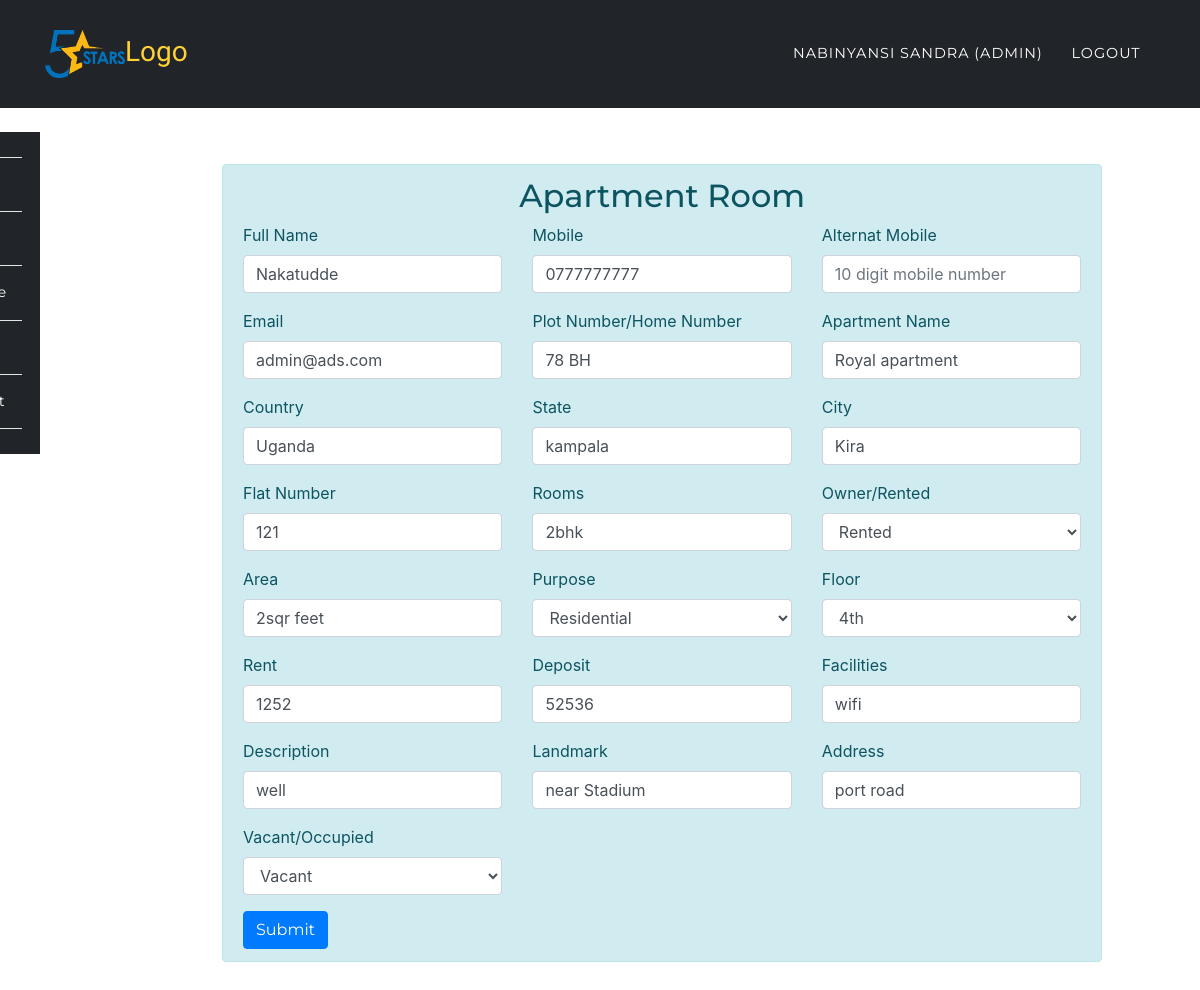
The page /app/update.php?id=3&act=ap (signed in) on the database its author committed.
### tables this page shows
CREATE TABLE `room_rental_registrations_apartment` (
  `id` int(10) UNSIGNED NOT NULL,
  `fullname` varchar(191) NOT NULL,
  `mobile` varchar(191) NOT NULL,
  `alternat_mobile` varchar(191) NOT NULL,
  `email` varchar(191) NOT NULL,
  `country` varchar(191) NOT NULL,
  `state` varchar(191) NOT NULL,
  `city` varchar(191) NOT NULL,
  `landmark` varchar(191) NOT NULL,
  `rent` varchar(191) NOT NULL,
  `deposit` varchar(191) NOT NULL,
  `plot_number` varchar(191) NOT NULL,
  `apartment_name` varchar(100) DEFAULT NULL,
  `ap_number_of_plats` varchar(100) DEFAULT NULL,
  `rooms` varchar(100) DEFAULT NULL,
  `floor` varchar(100) DEFAULT NULL,
  `purpose` varchar(100) DEFAULT NULL,
  `own` varchar(100) DEFAULT NULL,
  `area` varchar(100) DEFAULT NULL,
  `address` varchar(191) NOT NULL,
  `accommodation` varchar(191) NOT NULL,
  `description` varchar(191) NOT NULL,
  `image` varchar(191) DEFAULT NULL,
  `open_for_sharing` varchar(191) DEFAULT NULL,
  `other` varchar(191) DEFAULT NULL,
  `vacant` int(1) NOT NULL DEFAULT '1',
  `created_at` timestamp NULL DEFAULT CURRENT_TIMESTAMP,
  `updated_at` timestamp NULL DEFAULT CURRENT_TIMESTAMP,
  `user_id` int(10) DEFAULT NULL
);

### App/partials/edit/apartment.php (the view, shortened to what this page needs)
<div class="col-md-11 col-xs-12 col-sm-12"><br>
	<div class="alert alert-info" role="alert">
		<h2 class="text-center">Apartment Room</h2>
		<form action="" method="POST">
  	 <div class="row">
  	 	<div class="col-md-4">
	  	  <div class="form-group">
		    <label for="fullname">Full Name</label>
		    <input type="text" class="form-control" id="fullname" placeholder="Full Name" name="fullname" value="<?php echo $data['fullname']?$data['fullname']:''; ?>" required>
		  </div>
		 </div>
		<div class="col-md-4">
		  <div class="form-group">
		    <label for="mobile">Mobile</label>
		    <input type="text" class="form-control" pattern="^(\d{10})$" id="mobile" title="10 digit mobile number" placeholder="10 digit mobile number" name="mobile" value="<?php echo $data['mobile']?$data['mobile']:''; ?>" required>
		  </div>
		 </div>
		<div class="col-md-4">
		  <div class="form-group">
		    <label for="alternat_mobile">Alternat Mobile</label>
		    <input type="text" class="form-control" pattern="^(\d{10})$" id="alternat_mobile" title="10 digit mobile number" placeholder="10 digit mobile number" value="<?php echo $data['alternat_mobile']?$data['alternat_mobile']:''; ?>">
		  </div>
		</div>
	</div>
	<div class="row">
  	 	<div class="col-md-4">
		  <div class="form-group">
		    <label for="email">Email</label>
		    <input type="email" class="form-control" id="email" placeholder="Email" name="email" value="<?php echo $data['email']?$data['email']:''; ?>" required>
		  </div>
		 </div>
		 <div class="col-md-4">
		  <div class="form-group">
		    <label for="plot_number">Plot Number/Home Number</label>
		    <input type="text" class="form-control" id="plot_number" placeholder="Plot Number/Home Number" name="plot_number" value="<?php echo $data['plot_number']?$data['plot_number']:''; ?>" required>
		  </div>
		 </div>
		 <div class="col-md-4">
		  <div class="form-group">
		    <label for="apartment_name">Apartment Name</label>
		    <input type="text" class="form-control" id="apartment_name" placeholder="Apartment Name" name="apartment_name" value="<?php echo $data['apartment_name']?$data['apartment_name']:''; ?>" required>
		  </div>
		 </div>
	</div>
	<div class="row">
		<div class="col-md-4">
	  <div class="form-group">
	    <label for="country">Country</label>
	    <input type="country" class="form-control" id="country" placeholder="Country" name="country" value="<?php echo $data['country']?$data['country']:''; ?>" required>
	  </div>
	  </div>
	  <div class="col-md-4">
	  <div class="form-group">
	    <label for="state">State</label>
	    <input type="state" class="form-control" id="state" placeholder="State" name="state" value="<?php echo $data['state']?$data['state']:''; ?>" required>
	  </div>
	  </div>
	  <div class="col-md-4">
	  <div class="form-group">
	    <label for="city">City</label>
	    <input type="city" class="form-control" id="city" placeholder="City" name="city" value="<?php echo $data['city']?$data['city']:''; ?>" required>
	  </div>
	  </div>
	 </div>
	 <div class="row">
	 	<div class="col-md-4">
		 <div class="form-group">
		    <label for="ap_number_of_plats">Flat Number</label>
		    <input type="ap_number_of_plats" class="form-control" id="Plat Number" placeholder="ap_number_of_plats" name="ap_number_of_plats" value="<?php echo $data['ap_number_of_plats']?$data['ap_number_of_plats']:''; ?>" required>
		  </div>
		</div>
		<div class="col-md-4">
		 <div class="form-group">
		    <label for="rooms">Rooms</label>
		    <input type="text" class="form-control" id="rooms" placeholder="Rooms" name="rooms" value="<?php echo $data['rooms']?$data['rooms']:''; ?>" required>
		  </div>
		</div>
		<div class="col-md-4">
		    <div class="form-group">
			    <label for="ownership">Owner/Rented </label>
			    <select class="form-control" id="ownership" name="own">
			      <option value="rented" <?php if($data['own'] == 'rented'){echo 'selected';}?>>Rented</option>
			    </select>
			 </div>
	  	</div>
	</div>
	<div class="row">
		<div class="col-md-4">
		  <div class="form-group">
		    <label for="area">Area</label>
		    <input type="area" class="form-control" id="area" placeholder="Area" name="area" value="<?php echo $data['area']?$data['area']:''; ?>">
		  </div>
	  	</div>
	 	<div class="col-md-4">
		    <div class="form-group">
			    <label for="purpose">Purpose</label>
			    <select class="form-control" id="purpose" name="purpose">
			      <option value="Residential" <?php if($data['purpose'] == 'Residential'){echo 'selected';}?>>Residential</option>
			    </select>
			 </div>
	  	</div>
	  	<div class="col-md-4">
		    <div class="form-group">
			    <label for="floor">Floor</label>
			    <select class="form-control" id="floor" name="floor">
			      <option value="4th" <?php if($data['floor'] == '4th'){echo 'selected';}?>>4th</option>
			    </select>
			 </div>
	  	</div>
	</div>
	 <div class="row">
	 	<div class="col-md-4">
		 <div class="form-group">
		    <label for="rent">Rent</label>
		    <input type="rent" class="form-control" id="rent" placeholder="Rent" name="rent" value="<?php echo $data['rent']?$data['rent']:''; ?>">
		  </div>
		</div>
	  	<div class="col-md-4">
	  		<div class="form-group">
			    <label for="deposit">Deposit</label>
			    <input type="deposit" class="form-control" id="deposit" placeholder="Deposit" name="deposit" value="<?php echo $data['deposit']?$data['deposit']:''; ?>">
	  		</div>
	  	</div>
	  <div class="col-md-4">
	  <div class="form-group">
	    <label for="accommodation">Facilities</label>
	    <input type="accommodation" class="form-control" id="accommodation" placeholder="Facilities" name="accommodation" value="<?php echo $data['accommodation']?$data['accommodation']:''; ?>">
	  </div>
	  </div>
	  </div>
	   <div class="row">
	 	<div class="col-md-4">
	  <div class="form-group">
	    <label for="description">Description</label>
	    <input type="description" class="form-control" id="description" placeholder="Description" name="description" value="<?php echo $data['description']?$data['description']:''; ?>">
	  </div>
	   </div>
	  <div class="col-md-4">
	  <div class="form-group">
	    <label for="landmark">Landmark</label>
	    <input type="landmark" class="form-control" id="landmark" placeholder="landmark" name="landmark" value="<?php echo $data['landmark']?$data['landmark']:''; ?>">
	  </div>
	   </div>
	  <div class="col-md-4">
	  <div class="form-group">
	    <label for="address">Address</label>
	    <input type="address" class="form-control" id="address" placeholder="Address" name="address" value="<?php echo $data['address']?$data['address']:''; ?>" required>
	  </div>
	   </div>
	    </div>
	    <div class="row">
	    	<div class="col-4">
	 		 <div class="form-group">
			    <label for="vacant">Vacant/Occupied</label>
			    <select class="form-control" id="vacant" name="vacant">
			      <option value="1" <?php if($data['vacant'] == '1'){echo 'selected';}?>>Vacant</option>
			    </select>
			  </div>
	 	</div>
	  </div>
	  <button type="submit" class="btn btn-primary" name='register_apartment' value="register_apartment">Submit</button>
	</form>
	</div>
	</div>

### assets/css/rent.css (style rules this page uses)
body { overflow-x: hidden; font-family: 'Roboto Slab', 'Helvetica Neue', Helvetica, Arial, sans-serif; }
h1, h2, h3, h4, h5, h6 { font-weight: 700; font-family: 'Montserrat', 'Helvetica Neue', Helvetica, Arial, sans-serif; }
.btn { font-family: 'Montserrat', 'Helvetica Neue', Helvetica, Arial, sans-serif; font-weight: 700; }
.btn-primary { background-color: #fed136; border-color: #3686fe; }

### form.css (style rules this page uses)
html { background:url no-repeat; background-size: cover; height:100%; }
body { font-family: 'Montserrat', Arial, Helvetica, sans-serif; }

### rows shown on the page
room_rental_registrations_apartment: fullname "Nakatudde", mobile "0777777777", email "admin@ads.com", plot_number "78 BH", apartment_name "Royal apartment", country "Uganda", state "kampala", city "Kira", ap_number_of_plats "121", rooms "2bhk", own "Rented", area "2sqr feet", purpose "Residential", floor "4th", rent "1252", deposit "52536", accommodation "wifi", description "well", landmark "near Stadium", address "port road", vacant "Vacant"

### other values the page prints
$_SESSION['fullname'] "NABINYANSI SANDRA"
